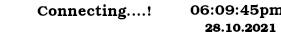
   <widget class="QFrame" name="connect_frame">
    <property name="geometry">
     <rect>
      <x>140</x>
      <y>80</y>
      <width>281</width>
      <height>41</height>
     </rect>
    </property>
    <property name="styleSheet">
     <string notr="true">QFrame {
	background: white;
	border-radius: 5px;
}</string>
    </property>
    <property name="frameShape">
     <enum>QFrame::StyledPanel</enum>
    </property>
    <property name="frameShadow">
     <enum>QFrame::Raised</enum>
    </property>
    <widget class="QLabel" name="lb_connect">
     <property name="geometry">
      <rect>
       <x>37</x>
       <y>2</y>
       <width>121</width>
       <height>21</height>
      </rect>
     </property>
     <property name="font">
      <font>
       <family>Bookman Old Style</family>
       <pointsize>11</pointsize>
       <bold>false</bold>
      </font>
     </property>
     <property name="text">
      <string>Connecting....!</string>
     </property>
    </widget>
    <widget class="QLabel" name="lb_ip_port">
     <property name="geometry">
      <rect>
       <x>37</x>
       <y>21</y>
       <width>151</width>
       <height>17</height>
      </rect>
     </property>
     <property name="font">
      <font>
       <family>Bookman Old Style</family>
       <pointsize>9</pointsize>
       <bold>true</bold>
      </font>
     </property>
     <property name="text">
      <string/>
     </property>
    </widget>
    <widget class="QLabel" name="lb_green">
     <property name="geometry">
      <rect>
       <x>7</x>
       <y>8</y>
       <width>25</width>
       <height>25</height>
      </rect>
     </property>
     <property name="font">
      <font>
       <family>Bookman Old Style</family>
       <pointsize>11</pointsize>
       <bold>false</bold>
      </font>
     </property>
     <property name="text">
      <string/>
     </property>
     <property name="pixmap">
      <pixmap>../icons/green.png</pixmap>
     </property>
     <property name="scaledContents">
      <bool>true</bool>
     </property>
    </widget>
    <widget class="QLabel" name="lb_red">
     <property name="geometry">
      <rect>
       <x>7</x>
       <y>8</y>
       <width>25</width>
       <height>25</height>
      </rect>
     </property>
     <property name="font">
      <font>
       <family>Bookman Old Style</family>
       <pointsize>11</pointsize>
       <bold>false</bold>
      </font>
     </property>
     <property name="text">
      <string/>
     </property>
     <property name="pixmap">
      <pixmap>../icons/red.png</pixmap>
     </property>
     <property name="scaledContents">
      <bool>true</bool>
     </property>
    </widget>
    <widget class="QLabel" name="lb_date">
     <property name="geometry">
      <rect>
       <x>200</x>
       <y>21</y>
       <width>81</width>
       <height>17</height>
      </rect>
     </property>
     <property name="font">
      <font>
       <family>Bookman Old Style</family>
       <pointsize>9</pointsize>
       <bold>true</bold>
      </font>
     </property>
     <property name="text">
      <string>28.10.2021</string>
     </property>
     <property name="alignment">
      <set>Qt::AlignCenter</set>
     </property>
    </widget>
    <widget class="QLabel" name="lb_time">
     <property name="geometry">
      <rect>
       <x>190</x>
       <y>2</y>
       <width>91</width>
       <height>20</height>
      </rect>
     </property>
     <property name="font">
      <font>
       <family>Bookman Old Style</family>
       <pointsize>11</pointsize>
       <bold>false</bold>
      </font>
     </property>
     <property name="text">
      <string>06:09:45pm</string>
     </property>
     <property name="alignment">
      <set>Qt::AlignLeading|Qt::AlignLeft|Qt::AlignVCenter</set>
     </property>
    </widget>
    <widget class="QLabel" name="lb_dot4">
     <property name="geometry">
      <rect>
       <x>165</x>
       <y>0</y>
       <width>15</width>
       <height>15</height>
      </rect>
     </property>
     <property name="font">
      <font>
       <pointsize>10</pointsize>
       <bold>true</bold>
      </font>
     </property>
     <property name="styleSheet">
      <string notr="true">background: none;
border: none;
color: silver;</string>
     </property>
     <property name="text">
      <string/>
     </property>
     <property name="alignment">
      <set>Qt::AlignCenter</set>
     </property>
    </widget>
    <widget class="QLabel" name="lb_dot1">
     <property name="geometry">
      <rect>
       <x>165</x>
       <y>24</y>
       <width>15</width>
       <height>15</height>
      </rect>
     </property>
     <property name="font">
      <font>
       <pointsize>10</pointsize>
       <bold>true</bold>
      </font>
     </property>
     <property name="styleSheet">
      <string notr="true">background: none;
border: none;
color: black;</string>
     </property>
     <property name="text">
      <string/>
     </property>
     <property name="alignment">
      <set>Qt::AlignCenter</set>
     </property>
    </widget>
    <widget class="QLabel" name="lb_dot2">
     <property name="geometry">
      <rect>
       <x>165</x>
       <y>16</y>
       <width>15</width>
       <height>15</height>
      </rect>
     </property>
     <property name="font">
      <font>
       <pointsize>10</pointsize>
       <bold>true</bold>
      </font>
     </property>
     <property name="styleSheet">
      <string notr="true">background: none;
border: none;
color: rgb(64, 64, 64);</string>
     </property>
     <property name="text">
      <string/>
     </property>
     <property name="alignment">
      <set>Qt::AlignCenter</set>
     </property>
    </widget>
    <widget class="QLabel" name="lb_dot3">
     <property name="geometry">
      <rect>
       <x>165</x>
       <y>8</y>
       <width>15</width>
       <height>15</height>
      </rect>
     </property>
     <property name="font">
      <font>
       <pointsize>10</pointsize>
       <bold>true</bold>
      </font>
     </property>
     <property name="styleSheet">
      <string notr="true">background: none;
border: none;
color: gray;</string>
     </property>
     <property name="text">
      <string/>
     </property>
     <property name="alignment">
      <set>Qt::AlignCenter</set>
     </property>
    </widget>
   </widget>
